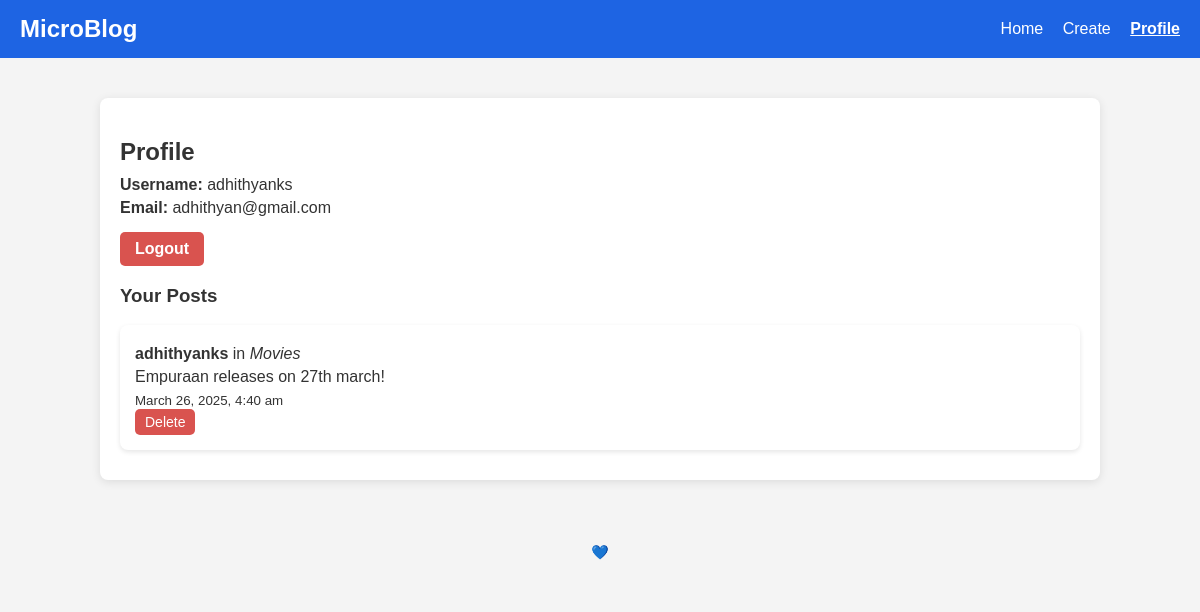
The app's page /profile.php (signed in) with its own data.
### tables this page shows
CREATE TABLE `users` (
  `id` int(11) NOT NULL,
  `username` varchar(50) NOT NULL,
  `email` varchar(100) NOT NULL,
  `password_hash` varchar(255) NOT NULL,
  `created_at` timestamp NOT NULL DEFAULT current_timestamp()
);

CREATE TABLE `posts` (
  `id` int(11) NOT NULL,
  `user_id` int(11) NOT NULL,
  `category_id` int(11) NOT NULL,
  `content` text NOT NULL,
  `created_at` timestamp NOT NULL DEFAULT current_timestamp()
);

CREATE TABLE `categories` (
  `id` int(11) NOT NULL,
  `name` varchar(100) NOT NULL,
  `description` text DEFAULT NULL,
  `created_at` timestamp NOT NULL DEFAULT current_timestamp()
);

### profile.php (the view, shortened to what this page needs)
<?php
include 'includes/db.php';
$user_id = $_SESSION["user_id"];
$stmt = $conn->prepare("SELECT username, email FROM users WHERE id = ?");
$stmt->bind_param("i", $user_id);
$stmt->execute();
$user = $stmt->get_result()->fetch_assoc();
$post_stmt = $conn->prepare("SELECT posts.id, posts.content, posts.created_at, categories.name AS category_name
                            FROM posts
                            JOIN categories ON posts.category_id = categories.id
                            WHERE posts.user_id = ?
                            ORDER BY posts.created_at DESC");
$post_stmt->bind_param("i", $user_id);
$post_stmt->execute();
$posts = $post_stmt->get_result();
?>
<!DOCTYPE html>
<html lang="en">
<head>
    <link rel="stylesheet" href="css/style.css">
    <link rel="stylesheet" href="css/profile.css">
</head>
<body>
    <header>
        <h1>MicroBlog</h1>
        <nav>
            <a href="./">Home</a>
            <a href="createpost.php">Create</a>
            <a href="profile.php" class="active">Profile</a>
        </nav>
    </header>
    <main class="content-wrapper">
        <section class="profile-container">
            <h2>Profile</h2>
            <p><strong>Username:</strong> <?= htmlspecialchars($user['username']) ?></p>
            <p><strong>Email:</strong> <?= htmlspecialchars($user['email']) ?></p>
            <a href="logout.php" class="logout-btn">Logout</a>
            <h3>Your Posts</h3>
            <?php if ($posts->num_rows > 0): ?>
                <?php while ($row = $posts->fetch_assoc()): ?>
                    <div class="post">
                        <p><strong><?= htmlspecialchars($user['username']) ?></strong> in <em><?= htmlspecialchars($row['category_name']) ?></em></p>
                        <p><?= nl2br(htmlspecialchars($row['content'])) ?></p>
                        <small><?= date('F j, Y, g:i a', strtotime($row['created_at'])) ?></small>
                        <form action="delete_post.php" method="post" class="delete-form" onsubmit="return confirm('Are you sure you want to delete this post?');">
                            <button type="submit" class="delete-btn">Delete</button>
                        </form>
                    </div>
                <?php endwhile; ?>
            <?php else: ?>
                <p>You haven't posted anything yet.</p>
            <?php endif; ?>
        </section>
    </main>
    <footer>
        <p>💙</p>
    </footer>
</body>
</html>

### css/style.css (style rules this page uses)
body { margin: 0; font-family: Arial, sans-serif; background: #f4f4f4; color: #333; }
header { background: #1e64e3; color: white; display: flex; justify-content: space-between; align-items: center; padding: 15px 20px; }
header h1 { margin: 0; font-size: 24px; }
nav a { text-decoration: none; color: white; font-size: 16px; margin-left: 15px; transition: opacity 0.3s; }
nav a.active { font-weight: bold; text-decoration: underline; }
.content-wrapper { display: flex; max-width: 1000px; margin: 20px auto; padding: 20px; gap: 20px; }
.post { background: white; padding: 15px; margin: 10px 0; border-radius: 8px; box-shadow: 0 2px 5px rgba(0, 0, 0, 0.1); }
.post strong { font-size: 16px; }
footer { text-align: center; padding: 10px; background: #f4f4f4; font-size: 14px; margin-top: 20px; }

### css/profile.css (style rules this page uses)
.profile-container { flex: 2; background: white; padding: 20px; border-radius: 8px; box-shadow: 0 2px 10px rgba(0, 0, 0, 0.1); }
.profile-container h2 { margin-bottom: 10px; }
.profile-container p { margin: 5px 0; }
.logout-btn { display: inline-block; margin-top: 10px; padding: 8px 15px; background: #d9534f; color: white; text-decoration: none; border-radius: 5px; font-weight: bold; }
.delete-btn { background: #d9534f; color: white; border: none; padding: 5px 10px; border-radius: 5px; cursor: pointer; font-size: 14px; }

### records on screen
users: username "adhithyanks", email "adhithyan@gmail.com"
posts: user.username "adhithyanks", category.name "Movies", content "Empuraan releases on 27th march!", created_at "March 26, 2025, 4:40 am"
